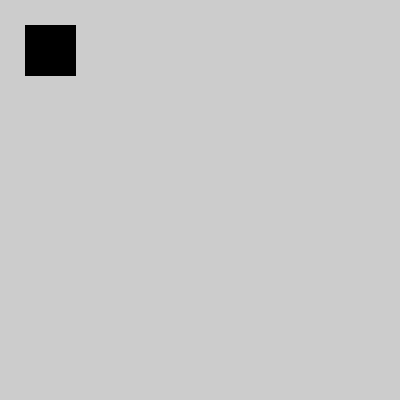
Frame 1 (no input)
Frame 60 (the mouse pressed at the canvas centre just before this capture): identical to frame 1, image omitted
Frame 120 (the mouse held since frame 60 and released just before this capture): identical to frame 1, image omitted

The Processing sketch that drew this single still picture (run headless with seeded random() and noise(); from frame 60 on, the mouse is pressed at the canvas centre):

// Processing sketch: sketch_160803c
// ── sketch_160803c.pde
int value=0;
void setup(){
size(400,400);
}

void draw(){
  //a = (int)random(256);
  //b = (int)random(200);
  //c = (int)random(120);{
  //if(keyPressed == true){
    //fill(a, b, c);
    //lse{
    fill (value);
  rect (25, 25, 50, 50);
  }
  
  void keypresse(){
    if(value == 0){
      value = 255;
    }else{
      value = 0;
    }}
